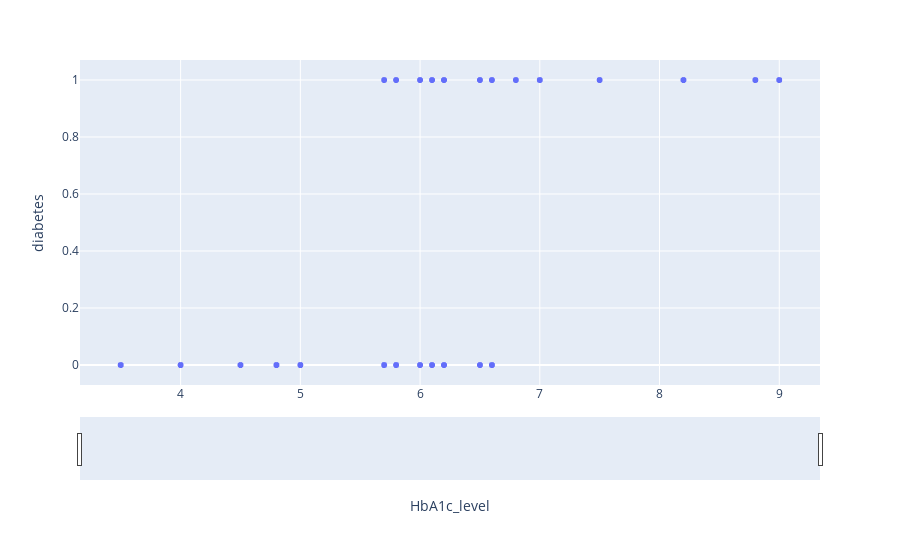

Source (notebook cell):
### Code cell
#Plotly - scatterplot
fig = px.scatter(data_frame=df, x="HbA1c_level", y="diabetes")
fig.update_xaxes(rangeslider_visible=True)
fig.show()

### Figure 1 — Plotly figure (JSON) as saved in the notebook; plotly's stock layout.template omitted (floating-point values rounded to 4 significant figures; data arrays with more than 128 entries replaced by an {"elided": "..."} marker saying what was removed)
{"data": [{"hovertemplate": "HbA1c_level=%{x}<br>diabetes=%{y}<extra></extra>", "legendgroup": "", "marker": {"color": "#636efa", "symbol": "circle"}, "mode": "markers", "name": "", "showlegend": false, "type": "scattergl", "x": {"elided": "9811 float values"}, "xaxis": "x", "y": {"elided": "9811 int values"}, "yaxis": "y"}], "layout": {"legend": {"tracegroupgap": 0}, "margin": {"t": 60}, "xaxis": {"anchor": "y", "domain": [0, 1], "rangeslider": {"visible": true}, "title": {"text": "HbA1c_level"}}, "yaxis": {"anchor": "x", "domain": [0, 1], "title": {"text": "diabetes"}}}}
